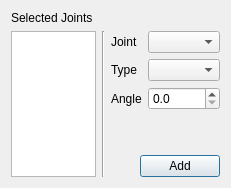
<?xml version="1.0" encoding="UTF-8"?>
<ui version="4.0">
 <class>AddSupportsDialog</class>
 <widget class="QDialog" name="AddSupportsDialog">
  <property name="geometry">
   <rect>
    <x>0</x>
    <y>0</y>
    <width>231</width>
    <height>188</height>
   </rect>
  </property>
  <property name="windowTitle">
   <string>Add Supports</string>
  </property>
  <layout class="QGridLayout" name="gridLayout">
   <item row="0" column="0">
    <widget class="QLabel" name="selectedJointsLabel">
     <property name="sizePolicy">
      <sizepolicy hsizetype="Preferred" vsizetype="Maximum">
       <horstretch>0</horstretch>
       <verstretch>0</verstretch>
      </sizepolicy>
     </property>
     <property name="text">
      <string>Selected Joints</string>
     </property>
    </widget>
   </item>
   <item row="1" column="0" rowspan="2">
    <widget class="QTextEdit" name="selectedJointsTextEdit">
     <property name="acceptDrops">
      <bool>false</bool>
     </property>
     <property name="undoRedoEnabled">
      <bool>false</bool>
     </property>
     <property name="readOnly">
      <bool>true</bool>
     </property>
     <property name="acceptRichText">
      <bool>false</bool>
     </property>
    </widget>
   </item>
   <item row="1" column="1" rowspan="2">
    <widget class="Line" name="line">
     <property name="orientation">
      <enum>Qt::Vertical</enum>
     </property>
    </widget>
   </item>
   <item row="1" column="2" colspan="2">
    <layout class="QFormLayout" name="formLayout">
     <item row="0" column="0">
      <widget class="QLabel" name="supportJointLabel">
       <property name="text">
        <string>Joint</string>
       </property>
      </widget>
     </item>
     <item row="0" column="1">
      <widget class="ComboBox" name="supportJointComboBox"/>
     </item>
     <item row="1" column="0">
      <widget class="QLabel" name="supportTypeLabel">
       <property name="text">
        <string>Type</string>
       </property>
      </widget>
     </item>
     <item row="1" column="1">
      <widget class="ComboBox" name="supportTypeComboBox">
       <property name="styleSheet">
        <string notr="true"/>
       </property>
       <property name="sizeAdjustPolicy">
        <enum>QComboBox::AdjustToContentsOnFirstShow</enum>
       </property>
       <property name="iconSize">
        <size>
         <width>32</width>
         <height>32</height>
        </size>
       </property>
      </widget>
     </item>
     <item row="2" column="0">
      <widget class="QLabel" name="supportAngleLabel">
       <property name="text">
        <string>Angle</string>
       </property>
      </widget>
     </item>
     <item row="2" column="1">
      <widget class="QDoubleSpinBox" name="supportAngleDoubleSpinBox">
       <property name="decimals">
        <number>1</number>
       </property>
       <property name="maximum">
        <double>360.000000000000000</double>
       </property>
      </widget>
     </item>
    </layout>
   </item>
   <item row="2" column="2">
    <spacer name="horizontalSpacer">
     <property name="orientation">
      <enum>Qt::Horizontal</enum>
     </property>
     <property name="sizeHint" stdset="0">
      <size>
       <width>20</width>
       <height>20</height>
      </size>
     </property>
    </spacer>
   </item>
   <item row="2" column="3">
    <widget class="QPushButton" name="addSupportsPushButton">
     <property name="text">
      <string>Add</string>
     </property>
     <property name="icon">
      <iconset resource="../../rsc.qrc">
       <normaloff>:/icons/dialog-ok-apply.png</normaloff>:/icons/dialog-ok-apply.png</iconset>
     </property>
    </widget>
   </item>
  </layout>
 </widget>
 <customwidgets>
  <customwidget>
   <class>ComboBox</class>
   <extends>QComboBox</extends>
   <header>combobox.h</header>
  </customwidget>
 </customwidgets>
 <resources>
  <include location="../../rsc.qrc"/>
 </resources>
 <connections/>
</ui>
